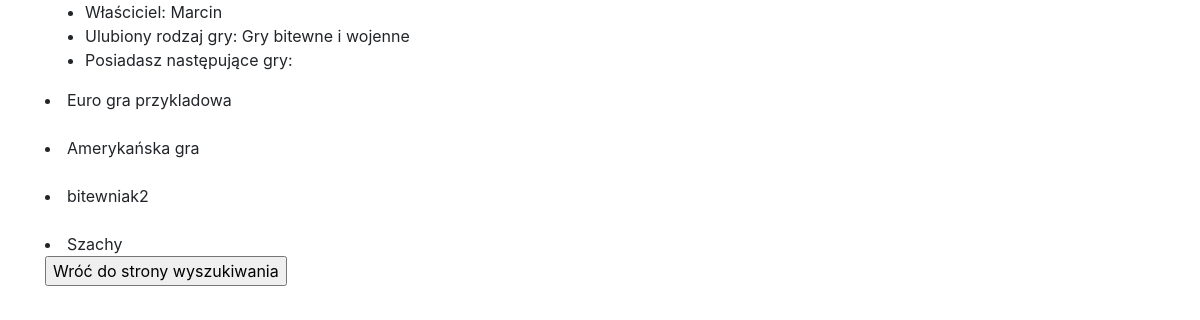
The page /a/user/4 on the database its author committed.
### main/models.py (models this page shows, shortened)
class Person(models.Model):
    name = models.CharField(verbose_name="Imie i nazwisko", max_length=128)
    game_type_like = models.CharField(
        verbose_name="Jaki typ gry lubi ta osoba najbardziej",
        max_length=30,
        choices=game_type_like_choices,
        default='wybierz',
    )

class Game(models.Model):
    name = models.CharField(verbose_name="Nazwa gry", max_length=128, blank=True)
    image = models.ImageField(verbose_name="Zdjęcie gry", null=True, blank=True, upload_to="game_images")
    min_player = models.PositiveSmallIntegerField(verbose_name="Minimalna liczba graczy", blank=True, null=True)
    max_player = models.PositiveSmallIntegerField(verbose_name="Maksymalna liczb graczy", blank=True, null=True)
    game_type = models.CharField(
        verbose_name="Jaki to typ gry",
        max_length=30,
        choices=game_type_like_choices,
        default='',
        blank=True,
    )
    owner = models.ManyToManyField(Person)
    def __str__(self):
        return self.name

### main/views.py (the view)
# urls.py: path('user/<int:pk>', PersonDetailView.as_view(), name='person-detail'), # tu na końcu nie dajemy "/"
class PersonDetailView(DetailView):
    model = Person
    context_object_name = "person_detail"

### templates/main/person_detail.html (shortened to what this page needs)
<!doctype html>
<html lang="en">
<head>
    <link rel="stylesheet" href="https://stackpath.bootstrapcdn.com/bootstrap/4.4.1/css/bootstrap.min.css">
</head>
<body>
<div class="container">
<table style="width:100%" >
  <ul>
    <li>Właściciel: {{ person_detail.name }}</li>
    <li>Ulubiony rodzaj gry: {{ person_detail.game_type_like }}</li>
    <li>Posiadasz następujące gry:</li>
  </ul>
    {% for per in person_detail.game_set.all %}
    <li>{{ per }}</li>
    {% endfor %}
</table>
    <input type="button" value="Wróć do strony wyszukiwania" onclick="window.location.href = 'http://127.0.0.1:8000/a/'">
</div>
</body>
</html>

### rows shown on the page
Person: name "Marcin", game_type_like "Gry bitewne i wojenne"
Game: name "Euro gra przykladowa"
Game: name "Amerykańska gra"
Game: name "bitewniak2"
Game: name "Szachy"
